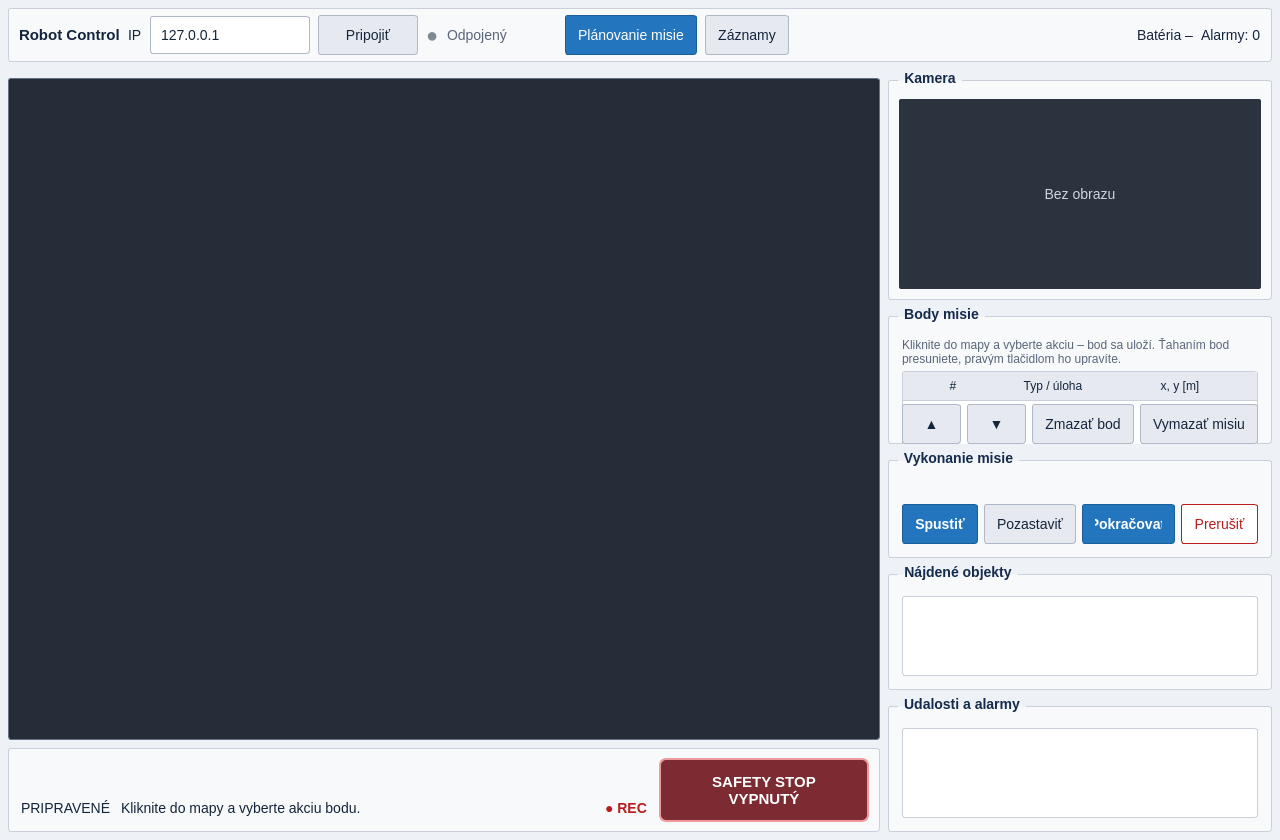
<?xml version="1.0" encoding="UTF-8"?>
<ui version="4.0">
 <class>MainWindow</class>
 <widget class="QMainWindow" name="MainWindow">
  <property name="geometry">
   <rect>
    <x>0</x>
    <y>0</y>
    <width>1280</width>
    <height>840</height>
   </rect>
  </property>
  <property name="minimumSize">
   <size>
    <width>1180</width>
    <height>780</height>
   </size>
  </property>
  <property name="windowTitle">
   <string>Robot Control – supervízne riadenie</string>
  </property>
  <property name="styleSheet">
   <string notr="true">
QWidget { font-family: "Segoe UI"; font-size: 14px; color: #14243b; }
QWidget#centralWidget { background-color: #eef1f5; }
QLabel { background-color: transparent; }
QFrame#headerBar, QFrame#bottomBar { background-color: #f8f9fb; border: 1px solid #c9d0da; border-radius: 3px; }
QLabel#titleLabel { font-size: 15px; font-weight: bold; }
QLabel#connectionStatusLabel { color: #596579; }
QLabel#connectionDotLabel { color: #808890; font-size: 20px; }
QGroupBox {
    background-color: #f8f9fb; border: 1px solid #c9d0da;
    border-radius: 3px; margin-top: 10px; padding: 4px; padding-top: 12px; font-weight: bold;
}
QGroupBox::title { subcontrol-origin: margin; subcontrol-position: top left; left: 10px; padding: 0px 4px; color: #152b4b; }
QGroupBox QLabel, QGroupBox QPushButton, QGroupBox QListWidget, QGroupBox QTableWidget, QGroupBox QCheckBox { font-weight: normal; }
QPushButton {
    background-color: #e6eaf0; border: 1px solid #aeb8c6;
    border-radius: 3px; padding: 6px 12px; min-height: 26px;
}
QPushButton:hover { background-color: #dceafa; border-color: #6c9aca; }
QPushButton:pressed, QPushButton:checked { background-color: #2375bd; border-color: #1b5d96; color: white; }
QPushButton:focus { border: 2px solid #2375bd; }
QPushButton:disabled { color: #87909c; background-color: #ebedf0; border-color: #ccd1d8; }
QPushButton#startMissionButton:enabled, QPushButton#resumeMissionButton:enabled, QPushButton#playButton { background-color: #2375bd; border-color: #1b5d96; color: white; font-weight: bold; }
QPushButton#abortMissionButton:enabled, QPushButton#deleteRecordButton:enabled { background-color: white; border-color: #b91c1c; color: #b91c1c; }
QLineEdit, QComboBox {
    background-color: white; border: 1px solid #aeb8c6;
    border-radius: 3px; padding: 5px 8px; min-height: 26px;
}
QLineEdit:focus, QComboBox:focus { border-color: #2375bd; }
QComboBox QAbstractItemView {
    background-color: white; color: #14243b; border: 1px solid #aeb8c6;
    selection-background-color: #2375bd; selection-color: white; outline: 0;
}
QTableWidget QComboBox { padding: 1px 6px; min-height: 0px; border-radius: 0px; }
QMenu { background-color: white; color: #14243b; border: 1px solid #aeb8c6; padding: 4px 0px; }
QMenu::item { padding: 6px 24px 6px 24px; background-color: transparent; }
QMenu::item:selected { background-color: #2375bd; color: white; }
QMenu::item:disabled { color: #596579; font-weight: bold; }
QMenu::separator { height: 1px; background: #c9d0da; margin: 4px 8px; }QLineEdit:read-only { background-color: #e9edf2; color: #647084; }
QListWidget, QTableWidget { background-color: white; border: 1px solid #c9d0da; border-radius: 3px; }
QTableWidget::item:selected, QListWidget::item:selected { background-color: #dceafa; color: #14243b; }
QHeaderView::section { background-color: #e6eaf0; border: none; border-bottom: 1px solid #c9d0da; padding: 4px; font-size: 12px; }
QProgressBar { background-color: #dfe4ea; border: none; border-radius: 5px; max-height: 10px; }
QProgressBar::chunk { background-color: #0f766e; border-radius: 5px; }
QWidget#mapView { background-color: #242d38; border: 1px solid #647184; border-radius: 3px; }
QLabel#cameraLabel { background-color: #2a333e; color: #ccd5df; border-radius: 2px; }
QLabel#pointsHintLabel { color: #596579; font-size: 12px; }
QLabel#legendLabel { color: #3c4a5e; font-size: 13px; }
QLabel#recIndicatorLabel { color: #b91c1c; font-weight: bold; }
QPushButton#safetyStopButton {
    background-color: rgba(115, 28, 35, 238); color: white;
    border: 2px solid #ef9a9a; border-radius: 7px;
    font-size: 15px; font-weight: bold; padding: 6px;
}
QPushButton#safetyStopButton:hover { background-color: #a52a35; border-color: white; }
QPushButton#safetyStopButton:checked { background-color: #dc2626; border: 2px solid white; }
QPushButton#safetyStopButton:checked:hover { background-color: #ef4444; }
</string>
  </property>
  <widget class="QWidget" name="centralWidget">
   <layout class="QVBoxLayout" name="mainLayout" stretch="0,1">
    <property name="spacing">
     <number>8</number>
    </property>
    <property name="leftMargin">
     <number>8</number>
    </property>
    <property name="topMargin">
     <number>8</number>
    </property>
    <property name="rightMargin">
     <number>8</number>
    </property>
    <property name="bottomMargin">
     <number>8</number>
    </property>
    <item>
     <widget class="QFrame" name="headerBar">
      <layout class="QHBoxLayout" name="headerLayout">
       <property name="spacing">
        <number>8</number>
       </property>
       <property name="leftMargin">
        <number>10</number>
       </property>
       <property name="topMargin">
        <number>6</number>
       </property>
       <property name="rightMargin">
        <number>10</number>
       </property>
       <property name="bottomMargin">
        <number>6</number>
       </property>
       <item>
        <widget class="QLabel" name="titleLabel">
         <property name="text">
          <string>Robot Control</string>
         </property>
        </widget>
       </item>
       <item>
        <widget class="QLabel" name="ipLabel">
         <property name="text">
          <string>IP</string>
         </property>
         <property name="buddy">
          <cstring>lineEdit</cstring>
         </property>
        </widget>
       </item>
       <item>
        <widget class="QLineEdit" name="lineEdit">
         <property name="minimumSize">
          <size>
           <width>130</width>
           <height>0</height>
          </size>
         </property>
         <property name="maximumSize">
          <size>
           <width>160</width>
           <height>16777215</height>
          </size>
         </property>
         <property name="text">
          <string>127.0.0.1</string>
         </property>
         <property name="placeholderText">
          <string>IP adresa robota</string>
         </property>
        </widget>
       </item>
       <item>
        <widget class="QPushButton" name="pushButton_9">
         <property name="minimumSize">
          <size>
           <width>100</width>
           <height>0</height>
          </size>
         </property>
         <property name="text">
          <string>Pripojiť</string>
         </property>
        </widget>
       </item>
       <item>
        <widget class="QLabel" name="connectionDotLabel">
         <property name="text">
          <string>●</string>
         </property>
        </widget>
       </item>
       <item>
        <widget class="QLabel" name="connectionStatusLabel">
         <property name="minimumSize">
          <size>
           <width>110</width>
           <height>0</height>
          </size>
         </property>
         <property name="text">
          <string>Odpojený</string>
         </property>
        </widget>
       </item>
       <item>
        <widget class="QPushButton" name="planModeButton">
         <property name="text">
          <string>Plánovanie misie</string>
         </property>
         <property name="checkable">
          <bool>true</bool>
         </property>
         <property name="checked">
          <bool>true</bool>
         </property>
         <property name="autoExclusive">
          <bool>true</bool>
         </property>
        </widget>
       </item>
       <item>
        <widget class="QPushButton" name="recordsModeButton">
         <property name="text">
          <string>Záznamy</string>
         </property>
         <property name="checkable">
          <bool>true</bool>
         </property>
         <property name="autoExclusive">
          <bool>true</bool>
         </property>
        </widget>
       </item>
       <item>
        <spacer name="headerSpacer">
         <property name="orientation">
          <enum>Qt::Orientation::Horizontal</enum>
         </property>
         <property name="sizeHint" stdset="0">
          <size>
           <width>0</width>
           <height>0</height>
          </size>
         </property>
        </spacer>
       </item>
       <item>
        <widget class="QLabel" name="batteryLabel">
         <property name="toolTip">
          <string>Stav batérie robota</string>
         </property>
         <property name="text">
          <string>Batéria –</string>
         </property>
        </widget>
       </item>
       <item>
        <widget class="QLabel" name="alarmCountLabel">
         <property name="text">
          <string>Alarmy: 0</string>
         </property>
        </widget>
       </item>
      </layout>
     </widget>
    </item>
    <item>
     <layout class="QHBoxLayout" name="bodyLayout" stretch="1,0">
      <property name="spacing">
       <number>8</number>
      </property>
      <item>
       <layout class="QVBoxLayout" name="mapColumnLayout" stretch="0,1,0">
        <property name="spacing">
         <number>8</number>
        </property>
        <item>
         <widget class="QWidget" name="alarmContainer">
          <layout class="QVBoxLayout" name="alarmLayout">
           <property name="spacing">
            <number>6</number>
           </property>
           <property name="leftMargin">
            <number>0</number>
           </property>
           <property name="topMargin">
            <number>0</number>
           </property>
           <property name="rightMargin">
            <number>0</number>
           </property>
           <property name="bottomMargin">
            <number>0</number>
           </property>
          </layout>
         </widget>
        </item>
        <item>
         <widget class="QWidget" name="mapView" native="true">
          <property name="sizePolicy">
           <sizepolicy hsizetype="Expanding" vsizetype="Expanding">
            <horstretch>0</horstretch>
            <verstretch>0</verstretch>
           </sizepolicy>
          </property>
          <property name="minimumSize">
           <size>
            <width>640</width>
            <height>420</height>
           </size>
          </property>
          <property name="mouseTracking">
           <bool>true</bool>
          </property>
          <property name="focusPolicy">
           <enum>Qt::FocusPolicy::StrongFocus</enum>
          </property>
          <property name="accessibleName">
           <string>Mapa – kliknutím pridáte bod misie</string>
          </property>
         </widget>
        </item>
        <item>
         <widget class="QFrame" name="bottomBar">
          <property name="minimumSize">
           <size>
            <width>0</width>
            <height>84</height>
           </size>
          </property>
          <layout class="QHBoxLayout" name="bottomLayout">
           <property name="spacing">
            <number>12</number>
           </property>
           <property name="leftMargin">
            <number>12</number>
           </property>
           <property name="topMargin">
            <number>8</number>
           </property>
           <property name="rightMargin">
            <number>10</number>
           </property>
           <property name="bottomMargin">
            <number>8</number>
           </property>
           <item>
            <widget class="QStackedWidget" name="bottomStack">
             <widget class="QWidget" name="planBottomPage">
              <layout class="QVBoxLayout" name="planBottomLayout">
               <property name="spacing">
                <number>6</number>
               </property>
               <property name="leftMargin">
                <number>0</number>
               </property>
               <property name="topMargin">
                <number>0</number>
               </property>
               <property name="rightMargin">
                <number>0</number>
               </property>
               <property name="bottomMargin">
                <number>0</number>
               </property>
               <item>
                <widget class="QLabel" name="legendLabel">
                 <property name="textFormat">
                  <enum>Qt::TextFormat::RichText</enum>
                 </property>
                 <property name="text">
                  <string/>
                 </property>
                </widget>
               </item>
               <item>
                <layout class="QHBoxLayout" name="missionStatusLayout">
                 <property name="spacing">
                  <number>10</number>
                 </property>
                 <item>
                  <widget class="QLabel" name="missionStatusLabel">
                   <property name="text">
                    <string>PRIPRAVENÉ</string>
                   </property>
                  </widget>
                 </item>
                 <item>
                  <widget class="QLabel" name="missionActivityLabel">
                   <property name="sizePolicy">
                    <sizepolicy hsizetype="Expanding" vsizetype="Preferred">
                     <horstretch>0</horstretch>
                     <verstretch>0</verstretch>
                    </sizepolicy>
                   </property>
                   <property name="text">
                    <string>Kliknite do mapy a vyberte akciu bodu.</string>
                   </property>
                  </widget>
                 </item>
                 <item>
                  <widget class="QLabel" name="recIndicatorLabel">
                   <property name="text">
                    <string>● REC</string>
                   </property>
                  </widget>
                 </item>
                </layout>
               </item>
              </layout>
             </widget>
             <widget class="QWidget" name="replayBottomPage">
              <layout class="QHBoxLayout" name="replayBottomLayout">
               <property name="spacing">
                <number>8</number>
               </property>
               <property name="leftMargin">
                <number>0</number>
               </property>
               <property name="topMargin">
                <number>0</number>
               </property>
               <property name="rightMargin">
                <number>0</number>
               </property>
               <property name="bottomMargin">
                <number>0</number>
               </property>
               <item>
                <widget class="QPushButton" name="toStartButton">
                 <property name="toolTip">
                  <string>Na začiatok</string>
                 </property>
                 <property name="text">
                  <string>⏮</string>
                 </property>
                </widget>
               </item>
               <item>
                <widget class="QPushButton" name="back5Button">
                 <property name="toolTip">
                  <string>Späť o 5 s</string>
                 </property>
                 <property name="text">
                  <string>−5 s</string>
                 </property>
                </widget>
               </item>
               <item>
                <widget class="QPushButton" name="playButton">
                 <property name="minimumSize">
                  <size>
                   <width>90</width>
                   <height>0</height>
                  </size>
                 </property>
                 <property name="text">
                  <string>Prehrať</string>
                 </property>
                </widget>
               </item>
               <item>
                <widget class="QPushButton" name="fwd5Button">
                 <property name="toolTip">
                  <string>Dopredu o 5 s</string>
                 </property>
                 <property name="text">
                  <string>+5 s</string>
                 </property>
                </widget>
               </item>
               <item>
                <layout class="QVBoxLayout" name="timelineLayout">
                 <property name="spacing">
                  <number>2</number>
                 </property>
                 <item>
                  <widget class="QWidget" name="timelineMarks" native="true">
                   <property name="minimumSize">
                    <size>
                     <width>0</width>
                     <height>14</height>
                    </size>
                   </property>
                   <property name="maximumSize">
                    <size>
                     <width>16777215</width>
                     <height>14</height>
                    </size>
                   </property>
                  </widget>
                 </item>
                 <item>
                  <widget class="QSlider" name="timelineSlider">
                   <property name="orientation">
                    <enum>Qt::Orientation::Horizontal</enum>
                   </property>
                   <property name="accessibleName">
                    <string>Časová os záznamu</string>
                   </property>
                  </widget>
                 </item>
                </layout>
               </item>
               <item>
                <widget class="QLabel" name="timeLabel">
                 <property name="minimumSize">
                  <size>
                   <width>130</width>
                   <height>0</height>
                  </size>
                 </property>
                 <property name="text">
                  <string>00:00.0 / 00:00.0</string>
                 </property>
                 <property name="alignment">
                  <set>Qt::AlignmentFlag::AlignRight|Qt::AlignmentFlag::AlignVCenter</set>
                 </property>
                </widget>
               </item>
               <item>
                <widget class="QComboBox" name="speedComboBox">
                 <property name="toolTip">
                  <string>Rýchlosť prehrávania</string>
                 </property>
                 <property name="currentIndex">
                  <number>1</number>
                 </property>
                 <item>
                  <property name="text">
                   <string>0,5×</string>
                  </property>
                 </item>
                 <item>
                  <property name="text">
                   <string>1×</string>
                  </property>
                 </item>
                 <item>
                  <property name="text">
                   <string>2×</string>
                  </property>
                 </item>
                 <item>
                  <property name="text">
                   <string>4×</string>
                  </property>
                 </item>
                </widget>
               </item>
              </layout>
             </widget>
            </widget>
           </item>
           <item>
            <widget class="QPushButton" name="safetyStopButton">
             <property name="minimumSize">
              <size>
               <width>210</width>
               <height>64</height>
              </size>
             </property>
             <property name="maximumSize">
              <size>
               <width>210</width>
               <height>64</height>
              </size>
             </property>
             <property name="toolTip">
              <string>ON zastaví a zablokuje pohyb. OFF len povolí nové príkazy – misiu treba obnoviť tlačidlom Pokračovať.</string>
             </property>
             <property name="text">
              <string>SAFETY STOP
VYPNUTÝ</string>
             </property>
             <property name="checkable">
              <bool>true</bool>
             </property>
             <property name="autoRepeat">
              <bool>false</bool>
             </property>
            </widget>
           </item>
          </layout>
         </widget>
        </item>
       </layout>
      </item>
      <item>
       <widget class="QWidget" name="sidePanel">
        <property name="minimumSize">
         <size>
          <width>384</width>
          <height>0</height>
         </size>
        </property>
        <property name="maximumSize">
         <size>
          <width>384</width>
          <height>16777215</height>
         </size>
        </property>
        <layout class="QVBoxLayout" name="sideLayout" stretch="0,1,0">
         <property name="spacing">
          <number>6</number>
         </property>
         <property name="leftMargin">
          <number>0</number>
         </property>
         <property name="topMargin">
          <number>0</number>
         </property>
         <property name="rightMargin">
          <number>0</number>
         </property>
         <property name="bottomMargin">
          <number>0</number>
         </property>
         <item>
          <widget class="QGroupBox" name="cameraGroup">
           <property name="title">
            <string>Kamera</string>
           </property>
           <layout class="QVBoxLayout" name="cameraLayout">
            <property name="leftMargin">
             <number>6</number>
            </property>
            <property name="topMargin">
             <number>6</number>
            </property>
            <property name="rightMargin">
             <number>6</number>
            </property>
            <property name="bottomMargin">
             <number>6</number>
            </property>
            <item>
             <widget class="QLabel" name="cameraLabel">
              <property name="minimumSize">
               <size>
                <width>0</width>
                <height>190</height>
               </size>
              </property>
              <property name="maximumSize">
               <size>
                <width>16777215</width>
                <height>190</height>
               </size>
              </property>
              <property name="text">
               <string>Bez obrazu</string>
              </property>
              <property name="alignment">
               <set>Qt::AlignmentFlag::AlignCenter</set>
              </property>
             </widget>
            </item>
           </layout>
          </widget>
         </item>
         <item>
          <widget class="QStackedWidget" name="sideStack">
           <widget class="QWidget" name="planSidePage">
            <layout class="QVBoxLayout" name="planSideLayout" stretch="1,0,0">
             <property name="spacing">
              <number>6</number>
             </property>
             <property name="leftMargin">
              <number>0</number>
             </property>
             <property name="topMargin">
              <number>0</number>
             </property>
             <property name="rightMargin">
              <number>0</number>
             </property>
             <property name="bottomMargin">
              <number>0</number>
             </property>
             <item>
              <widget class="QGroupBox" name="pointsGroup">
               <property name="title">
                <string>Body misie</string>
               </property>
               <layout class="QVBoxLayout" name="pointsLayout">
                <item>
                 <widget class="QLabel" name="pointsHintLabel">
                  <property name="text">
                   <string>Kliknite do mapy a vyberte akciu – bod sa uloží. Ťahaním bod presuniete, pravým tlačidlom ho upravíte.</string>
                  </property>
                  <property name="wordWrap">
                   <bool>true</bool>
                  </property>
                 </widget>
                </item>
                <item>
                 <widget class="QTableWidget" name="pointsTable">
                  <property name="minimumSize">
                   <size>
                    <width>0</width>
                    <height>120</height>
                   </size>
                  </property>
                  <property name="editTriggers">
                   <set>QAbstractItemView::EditTrigger::NoEditTriggers</set>
                  </property>
                  <property name="selectionMode">
                   <enum>QAbstractItemView::SelectionMode::SingleSelection</enum>
                  </property>
                  <property name="selectionBehavior">
                   <enum>QAbstractItemView::SelectionBehavior::SelectRows</enum>
                  </property>
                  <attribute name="verticalHeaderVisible">
                   <bool>false</bool>
                  </attribute>
                  <attribute name="horizontalHeaderStretchLastSection">
                   <bool>true</bool>
                  </attribute>
                  <column>
                   <property name="text">
                    <string>#</string>
                   </property>
                  </column>
                  <column>
                   <property name="text">
                    <string>Typ / úloha</string>
                   </property>
                  </column>
                  <column>
                   <property name="text">
                    <string>x, y [m]</string>
                   </property>
                  </column>
                 </widget>
                </item>
                <item>
                 <layout class="QHBoxLayout" name="pointButtonsLayout">
                  <item>
                   <widget class="QPushButton" name="pointUpButton">
                    <property name="toolTip">
                     <string>Posunúť bod vyššie</string>
                    </property>
                    <property name="text">
                     <string>▲</string>
                    </property>
                   </widget>
                  </item>
                  <item>
                   <widget class="QPushButton" name="pointDownButton">
                    <property name="toolTip">
                     <string>Posunúť bod nižšie</string>
                    </property>
                    <property name="text">
                     <string>▼</string>
                    </property>
                   </widget>
                  </item>
                  <item>
                   <widget class="QPushButton" name="pointDeleteButton">
                    <property name="text">
                     <string>Zmazať bod</string>
                    </property>
                   </widget>
                  </item>
                  <item>
                   <widget class="QPushButton" name="clearMissionButton">
                    <property name="text">
                     <string>Vymazať misiu</string>
                    </property>
                   </widget>
                  </item>
                 </layout>
                </item>
               </layout>
              </widget>
             </item>
             <item>
              <widget class="QGroupBox" name="missionGroup">
               <property name="title">
                <string>Vykonanie misie</string>
               </property>
               <layout class="QVBoxLayout" name="missionGroupLayout">
                <item>
                 <widget class="QLabel" name="validationLabel">
                  <property name="text">
                   <string/>
                  </property>
                  <property name="wordWrap">
                   <bool>true</bool>
                  </property>
                 </widget>
                </item>
                <item>
                 <layout class="QHBoxLayout" name="missionButtonsLayout">
                  <item>
                   <widget class="QPushButton" name="startMissionButton">
                    <property name="text">
                     <string>Spustiť</string>
                    </property>
                   </widget>
                  </item>
                  <item>
                   <widget class="QPushButton" name="pauseMissionButton">
                    <property name="text">
                     <string>Pozastaviť</string>
                    </property>
                   </widget>
                  </item>
                  <item>
                   <widget class="QPushButton" name="resumeMissionButton">
                    <property name="text">
                     <string>Pokračovať</string>
                    </property>
                   </widget>
                  </item>
                  <item>
                   <widget class="QPushButton" name="abortMissionButton">
                    <property name="text">
                     <string>Prerušiť</string>
                    </property>
                   </widget>
                  </item>
                 </layout>
                </item>
               </layout>
              </widget>
             </item>
             <item>
              <widget class="QGroupBox" name="foundGroup">
               <property name="title">
                <string>Nájdené objekty</string>
               </property>
               <layout class="QVBoxLayout" name="foundLayout">
                <item>
                 <widget class="QListWidget" name="foundList">
                  <property name="minimumSize">
                   <size>
                    <width>0</width>
                    <height>80</height>
                   </size>
                  </property>
                  <property name="maximumSize">
                   <size>
                    <width>16777215</width>
                    <height>150</height>
                   </size>
                  </property>
                  <property name="toolTip">
                   <string>Kliknutím objekt zvýrazníte v mape</string>
                  </property>
                 </widget>
                </item>
               </layout>
              </widget>
             </item>
            </layout>
           </widget>
           <widget class="QWidget" name="recordsSidePage">
            <layout class="QVBoxLayout" name="recordsSideLayout" stretch="1,0,0">
             <property name="spacing">
              <number>6</number>
             </property>
             <property name="leftMargin">
              <number>0</number>
             </property>
             <property name="topMargin">
              <number>0</number>
             </property>
             <property name="rightMargin">
              <number>0</number>
             </property>
             <property name="bottomMargin">
              <number>0</number>
             </property>
             <item>
              <widget class="QGroupBox" name="recordsGroup">
               <property name="title">
                <string>Uložené záznamy (nahrávané automaticky)</string>
               </property>
               <layout class="QVBoxLayout" name="recordsLayout">
                <item>
                 <widget class="QListWidget" name="recordsList"/>
                </item>
                <item>
                 <layout class="QHBoxLayout" name="recordButtonsLayout">
                  <item>
                   <widget class="QPushButton" name="refreshRecordsButton">
                    <property name="text">
                     <string>Obnoviť</string>
                    </property>
                   </widget>
                  </item>
                  <item>
                   <widget class="QPushButton" name="deleteRecordButton">
                    <property name="text">
                     <string>Vymazať záznam</string>
                    </property>
                   </widget>
                  </item>
                 </layout>
                </item>
               </layout>
              </widget>
             </item>
             <item>
              <widget class="QGroupBox" name="layersGroup">
               <property name="title">
                <string>Vrstvy prehrávania</string>
               </property>
               <layout class="QVBoxLayout" name="layersLayout">
                <item>
                 <widget class="QCheckBox" name="layerAmclCheck">
                  <property name="text">
                   <string>Poloha AMCL (trajektória)</string>
                  </property>
                  <property name="checked">
                   <bool>true</bool>
                  </property>
                 </widget>
                </item>
                <item>
                 <widget class="QCheckBox" name="layerOdomCheck">
                  <property name="text">
                   <string>Odometria (trajektória)</string>
                  </property>
                  <property name="checked">
                   <bool>true</bool>
                  </property>
                 </widget>
                </item>
                <item>
                 <widget class="QCheckBox" name="layerLidarCheck">
                  <property name="text">
                   <string>Lidar sken</string>
                  </property>
                  <property name="checked">
                   <bool>true</bool>
                  </property>
                 </widget>
                </item>
                <item>
                 <widget class="QCheckBox" name="layerCameraCheck">
                  <property name="text">
                   <string>Kamera</string>
                  </property>
                  <property name="checked">
                   <bool>true</bool>
                  </property>
                 </widget>
                </item>
               </layout>
              </widget>
             </item>
             <item>
              <widget class="QGroupBox" name="replayInfoGroup">
               <property name="title">
                <string>Stav v čase záznamu</string>
               </property>
               <layout class="QVBoxLayout" name="replayInfoLayout">
                <item>
                 <widget class="QLabel" name="replayAmclLabel">
                  <property name="text">
                   <string>AMCL: –</string>
                  </property>
                 </widget>
                </item>
                <item>
                 <widget class="QLabel" name="replayOdomLabel">
                  <property name="text">
                   <string>Odometria: –</string>
                  </property>
                 </widget>
                </item>
                <item>
                 <widget class="QLabel" name="replayDriftLabel">
                  <property name="text">
                   <string>Odchýlka odometrie: –</string>
                  </property>
                 </widget>
                </item>
                <item>
                 <widget class="QLabel" name="replayEventLabel">
                  <property name="text">
                   <string>Udalosť: –</string>
                  </property>
                  <property name="wordWrap">
                   <bool>true</bool>
                  </property>
                 </widget>
                </item>
               </layout>
              </widget>
             </item>
            </layout>
           </widget>
          </widget>
         </item>
         <item>
          <widget class="QGroupBox" name="logGroup">
           <property name="title">
            <string>Udalosti a alarmy</string>
           </property>
           <layout class="QVBoxLayout" name="logLayout">
            <item>
             <widget class="QListWidget" name="logList">
              <property name="minimumSize">
               <size>
                <width>0</width>
                <height>90</height>
               </size>
              </property>
              <property name="maximumSize">
               <size>
                <width>16777215</width>
                <height>130</height>
               </size>
              </property>
             </widget>
            </item>
           </layout>
          </widget>
         </item>
        </layout>
       </widget>
      </item>
     </layout>
    </item>
   </layout>
  </widget>
 </widget>
 <tabstops>
  <tabstop>lineEdit</tabstop>
  <tabstop>pushButton_9</tabstop>
  <tabstop>planModeButton</tabstop>
  <tabstop>recordsModeButton</tabstop>
  <tabstop>mapView</tabstop>
  <tabstop>safetyStopButton</tabstop>
  <tabstop>pointsTable</tabstop>
  <tabstop>startMissionButton</tabstop>
 </tabstops>
 <resources/>
 <connections/>
</ui>
